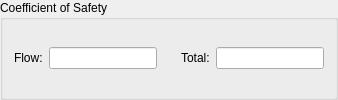
      <widget class="QGroupBox" name="groupBox_4">
       <property name="sizePolicy">
        <sizepolicy hsizetype="Preferred" vsizetype="Fixed">
         <horstretch>0</horstretch>
         <verstretch>0</verstretch>
        </sizepolicy>
       </property>
       <property name="title">
        <string>Coefficient of Safety</string>
       </property>
       <layout class="QGridLayout" name="gridLayout_2">
        <item row="0" column="0">
         <widget class="QLabel" name="label">
          <property name="text">
           <string>Flow:</string>
          </property>
         </widget>
        </item>
        <item row="0" column="1">
         <widget class="QLineEdit" name="lineEdit_sc_flow">
          <property name="alignment">
           <set>Qt::AlignCenter</set>
          </property>
         </widget>
        </item>
        <item row="0" column="2">
         <spacer name="horizontalSpacer">
          <property name="orientation">
           <enum>Qt::Horizontal</enum>
          </property>
          <property name="sizeHint" stdset="0">
           <size>
            <width>18</width>
            <height>20</height>
           </size>
          </property>
         </spacer>
        </item>
        <item row="0" column="3">
         <widget class="QLabel" name="label_2">
          <property name="text">
           <string>Total:</string>
          </property>
         </widget>
        </item>
        <item row="0" column="4">
         <widget class="QLineEdit" name="lineEdit_sc_thermal">
          <property name="alignment">
           <set>Qt::AlignCenter</set>
          </property>
         </widget>
        </item>
       </layout>
      </widget>
